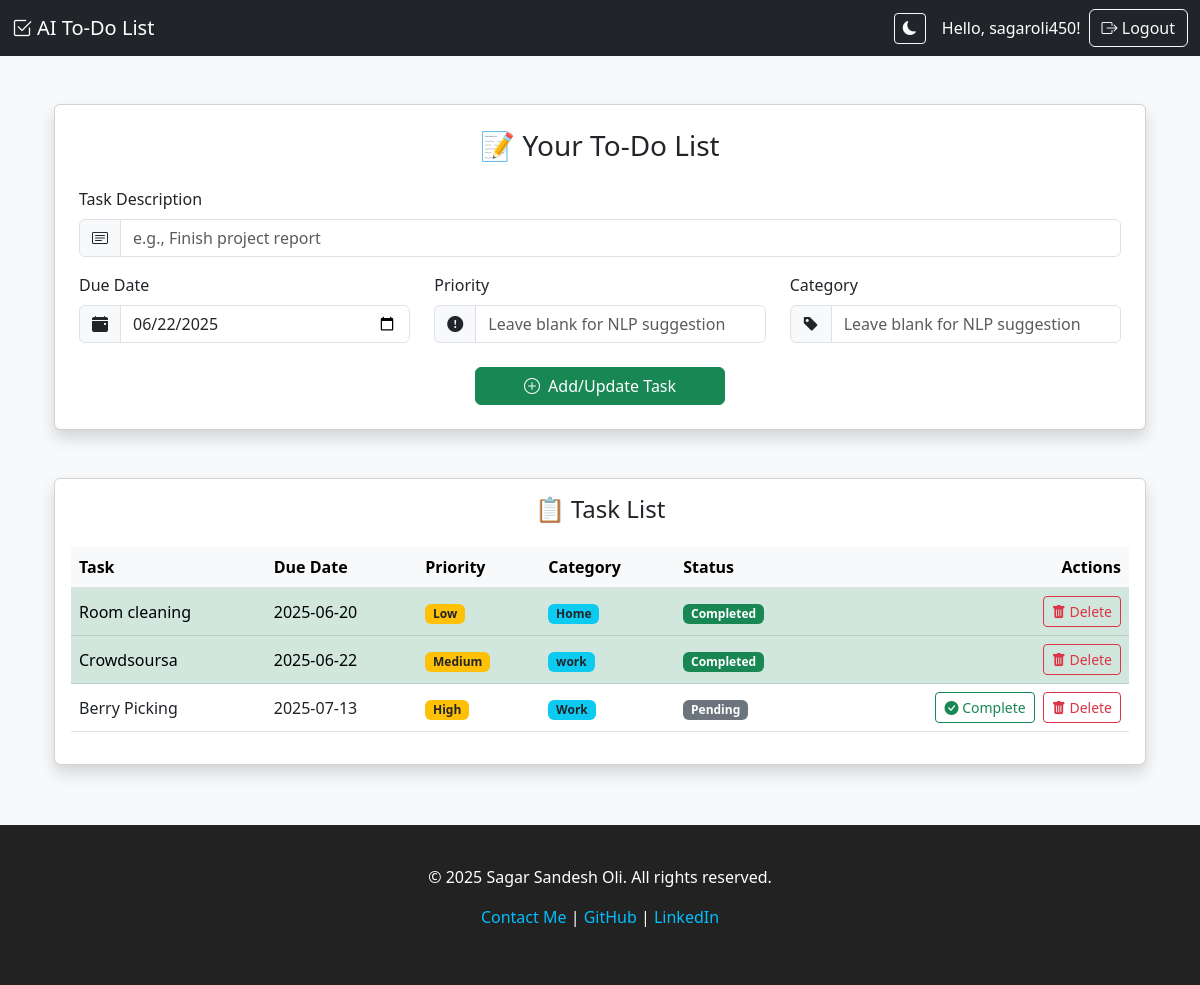
Page / (signed in) on the earlier database version.
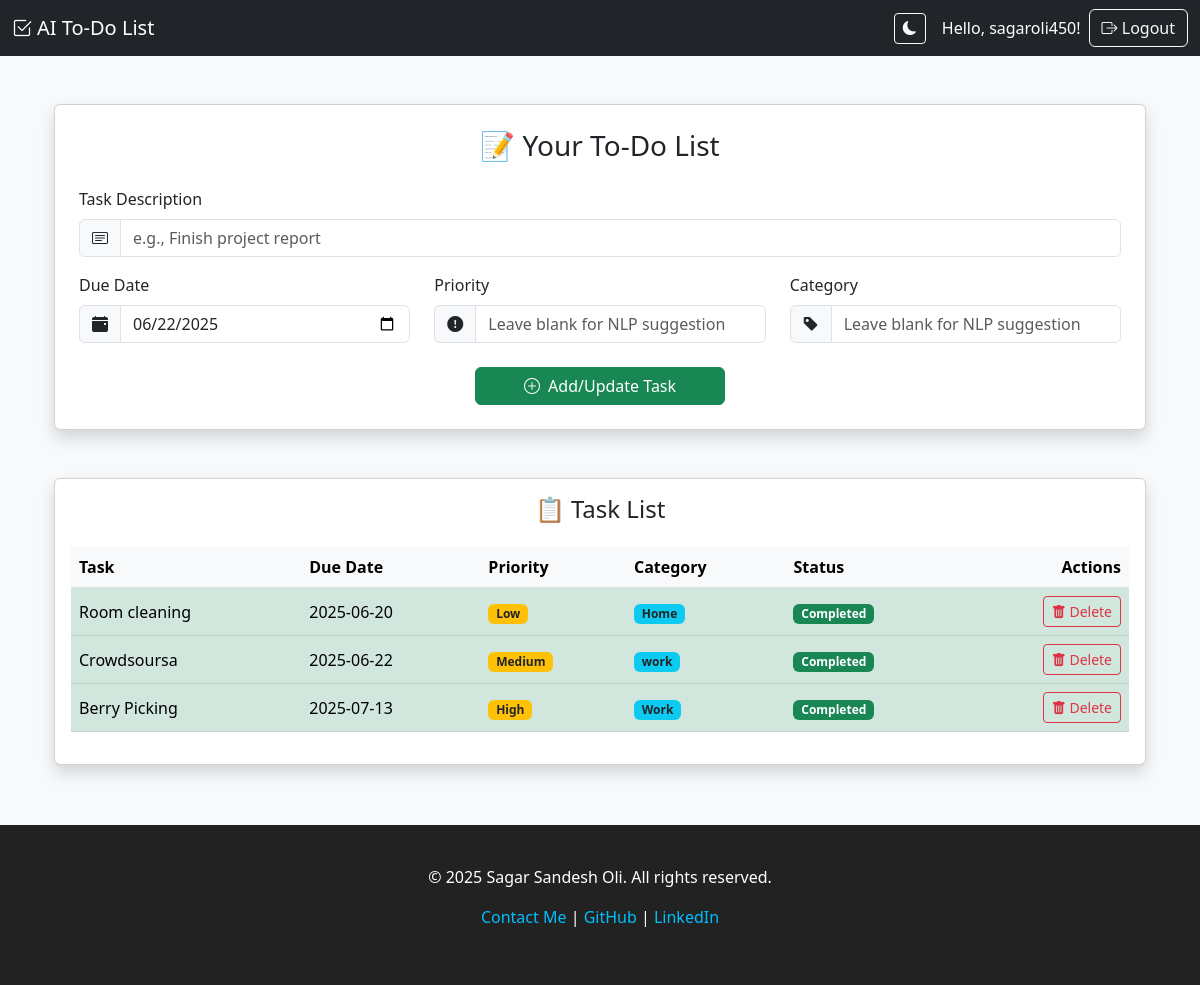
Same page on the later database version.
### models.py (models this page shows)
class Task(db.Model):
    id = db.Column(db.Integer, primary_key=True)
    content = db.Column(db.String(500), nullable=False)
    due_date = db.Column(db.Date, nullable=False)
    priority = db.Column(db.String(50), default='Medium')
    category = db.Column(db.String(100), default='General')
    completed = db.Column(db.Boolean, default=False)
    user_id = db.Column(db.Integer, db.ForeignKey('user.id'), nullable=False)

### app.py (the view, shortened to what this page needs)
@app.route('/', methods=['GET', 'POST'])
@login_required
def index():
    form = TaskForm()
    tasks = Task.query.filter_by(user_id=current_user.id).order_by(Task.due_date).all()
    return render_template('index.html', form=form, tasks=tasks)

### app.py
class TaskForm(FlaskForm):
    content = StringField('Task', validators=[DataRequired()])
    due_date = DateField('Due Date', default=datetime.date.today)
    priority = StringField('Priority (e.g., High, Medium, Low)')
    category = StringField('Category (e.g., Work, Home)')
    submit = SubmitField('Add/Update Task')

### app.py (called while the page is built)
@login_manager.user_loader
def load_user(user_id):
    return User.query.get(int(user_id))

### templates/index.html (shortened to what this page needs)
{% extends "base.html" %}
{% block content %}
<div class="container mt-5">
  <div class="card shadow p-4 mb-5">
    <h3 class="mb-4 text-center">📝 Your To-Do List</h3>
    <form method="POST">
      <div class="mb-3">
        <label for="content" class="form-label">Task Description</label>
        <div class="input-group">
          <span class="input-group-text"><i class="bi bi-card-text"></i></span>
          {{ form.content(class="form-control", id="content", placeholder="e.g., Finish project report") }}
        </div>
      </div>
      <div class="row">
        <div class="col-md-4 mb-3">
          <label for="due_date" class="form-label">Due Date</label>
          <div class="input-group">
            <span class="input-group-text"><i class="bi bi-calendar-event-fill"></i></span>
            {{ form.due_date(class="form-control", id="due_date") }}
          </div>
        </div>
        <div class="col-md-4 mb-3">
          <label for="priority" class="form-label">Priority</label>
          <div class="input-group">
            <span class="input-group-text"><i class="bi bi-exclamation-circle-fill"></i></span>
            {{ form.priority(class="form-control", id="priority", placeholder="Leave blank for NLP suggestion") }}
          </div>
        </div>
        <div class="col-md-4 mb-3">
          <label for="category" class="form-label">Category</label>
          <div class="input-group">
            <span class="input-group-text"><i class="bi bi-tag-fill"></i></span>
            {{ form.category(class="form-control", id="category", placeholder="Leave blank for NLP suggestion") }}
          </div>
        </div>
      </div>
      <div class="text-center">
        <button type="submit" class="btn btn-success mt-2 px-5">
          <i class="bi bi-plus-circle me-1"></i> {{ form.submit.label.text }}
        </button>
      </div>
    </form>
  </div>
  <div class="card shadow">
    <div class="card-body">
      <h4 class="card-title mb-4 text-center">📋 Task List</h4>
      <div class="table-responsive">
        <table class="table table-hover align-middle">
          <thead class="table-light">
            <tr>
              <th>Task</th>
              <th>Due Date</th>
              <th>Priority</th>
              <th>Category</th>
              <th>Status</th>
              <th class="text-end">Actions</th>
            </tr>
          </thead>
          <tbody>
            {% for task in tasks %}
            <tr class="{% if task.completed %}table-success{% endif %}">
              <td>{{ task.content }}</td>
              <td>{{ task.due_date.strftime('%Y-%m-%d') }}</td>
              <td><span class="badge bg-warning text-dark">{{ task.priority or 'N/A' }}</span></td>
              <td><span class="badge bg-info text-dark">{{ task.category or 'Uncategorized' }}</span></td>
              <td>
                {% if task.completed %}
                  <span class="badge bg-success">Completed</span>
                {% else %}
                  <span class="badge bg-secondary">Pending</span>
                {% endif %}
              </td>
              <td class="text-end">
                {% if not task.completed %}
                <a href="{{ url_for('complete_task', task_id=task.id) }}" class="btn btn-outline-success btn-sm me-1">
                  <i class="bi bi-check-circle-fill"></i> Complete
                </a>
                {% endif %}
                <a href="{{ url_for('delete_task', task_id=task.id) }}" class="btn btn-outline-danger btn-sm">
                  <i class="bi bi-trash-fill"></i> Delete
                </a>
              </td>
            </tr>
            {% else %}
            <tr>
              <td colspan="6" class="text-center text-muted">No tasks yet. Add one above!</td>
            </tr>
            {% endfor %}
          </tbody>
        </table>
      </div>
    </div>
  </div>
</div>
{% endblock %}

Differences in the rows shown:
changed Task "Berry Picking": completed "Pending Complete" → "Completed"
